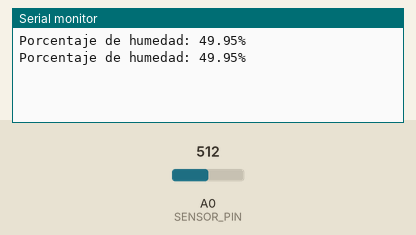
This sketch was run on a simulated Arduino Uno, built with avr-gcc and run on an emulated ATmega328P. On the bench: the last lines printed to the serial monitor. Inputs (shaded band) come from the test bench; at power-on: A0 (SENSOR_PIN) = 512.

Above: at 2.8 s.
2.9 s: A0 (SENSOR_PIN) set to 716
At 4.8 s:
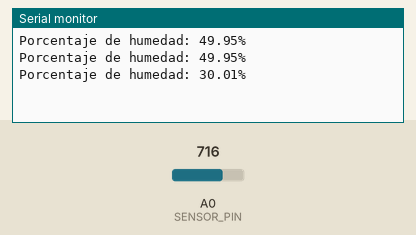
5.6 s: A0 (SENSOR_PIN) set to 900
At 6.4 s:
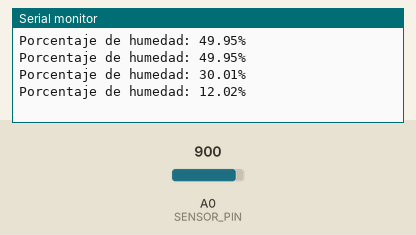
Timing chart, 0 to 8.6 s (numbered marks = the images above; inputs shaded):
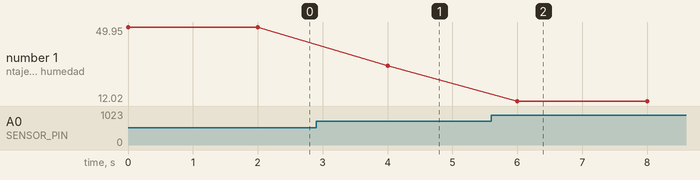

Measured:
- after the input at 2.9 s, the serial monitor: prints a new line after 1.1 s (image 1)
- after the input at 5.6 s, the serial monitor: prints a new line after 0.40 s (image 2)
- plotted number 1: 49.95 → 30.01 after the input at 2.9 s, 30.01 → 12.02 after the input at 5.6 s

The sketch:

Sensor_HW-080.ino
```cpp
#define SENSOR_PIN A0 // Pin analógico del Arduino al que está conectado el sensor HW-080
#define MIN_VALOR_SENSOR 0 // Valor mínimo del sensor HW-080
#define MAX_VALOR_SENSOR 1023 // Valor máximo del sensor HW-080

void setup() {
  Serial.begin(9600); // Iniciar comunicación serial para mostrar los datos en el monitor
}

void loop() {
  int Valorsensor = analogRead(SENSOR_PIN); // Leer el valor analógico del sensor

  float porcentaje = ((float)Valorsensor - MAX_VALOR_SENSOR) * 100 / (MIN_VALOR_SENSOR - MAX_VALOR_SENSOR);
  porcentaje = constrain(porcentaje, 0, 100); // Asegurar que el porcentaje esté entre 0 y 100


  Serial.print("Porcentaje de humedad: ");
  Serial.print(porcentaje);
  Serial.println("%");


  delay(2000); // Esperar 2 segundos antes de leer los datos nuevamente
}
```
